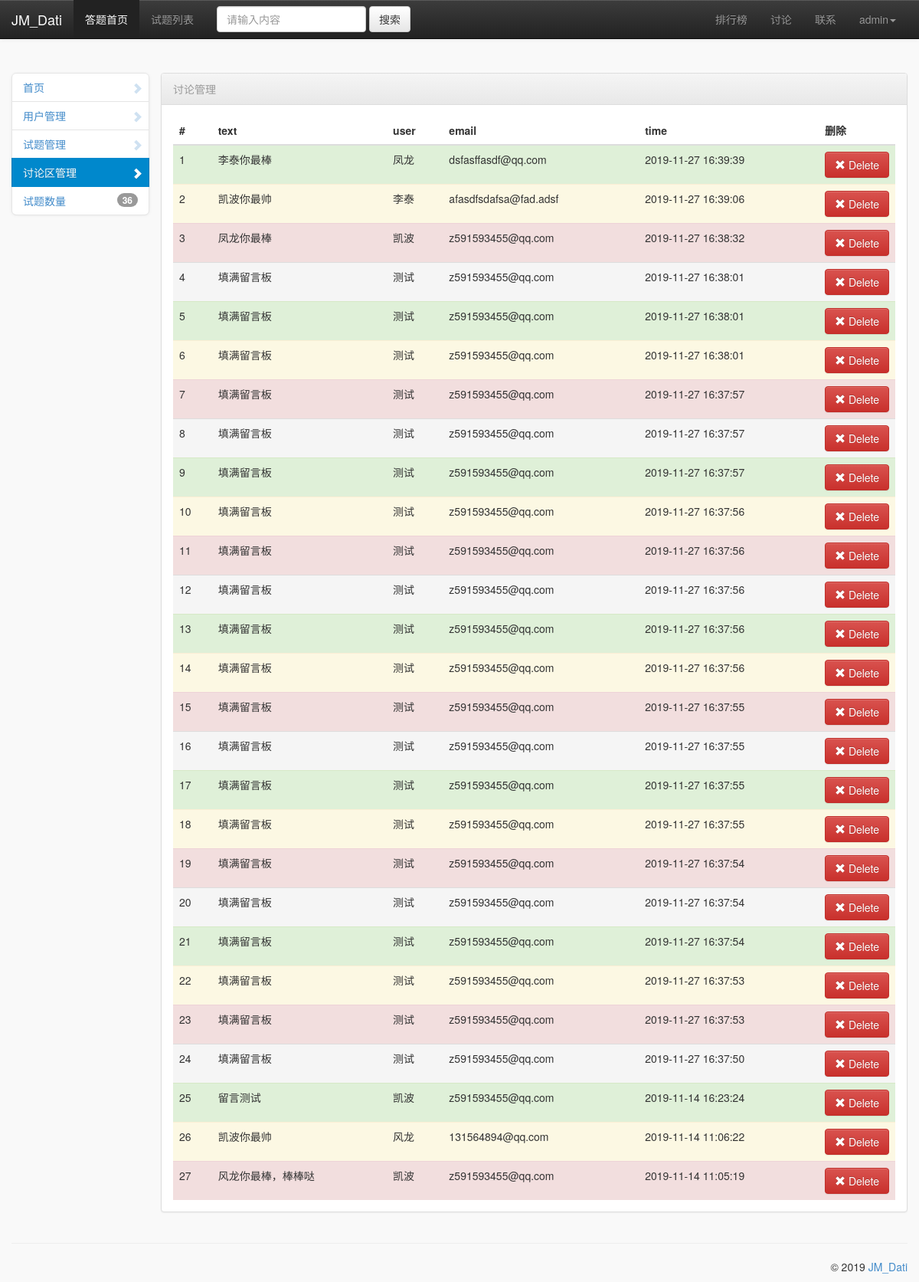
/admin/taolun.php (signed in), run on the app's committed database.
### tables this page shows
CREATE TABLE `taolun` (
  `tlid` int(10) unsigned NOT NULL AUTO_INCREMENT,
  `user` varchar(255) DEFAULT NULL,
  `text` varchar(255) DEFAULT NULL,
  `email` varchar(255) DEFAULT NULL,
  `time` datetime DEFAULT NULL,
  PRIMARY KEY (`tlid`)
);

### config.php (called while the page is built, shortened)
<?php
	$Kai_title = 'JM_Dati';
	$Kai_foot = 'JM_Dati';
	$cookie=isset($_COOKIE["user"])?$_COOKIE["user"]:NULL;
	if($cookie!=NULL){
	    $dluser=$cookie;
	}else{
	    $dluser="未登录";
	    $deng="<li><a href=\"login.php\">登录</a></li><li><a href=\"login.php\">注册</a></li>";
	}
?>

### admin/taolun.php (the view, shortened to what this page needs)
<?php
require '../config.php';
$sql="select tlid,user,text,email,time from taolun order by time desc";
$result=mysqli_query($link,$sql);
    $x=1;
    $html='';
    while ($rows=mysqli_fetch_assoc($result)) {
        if($x%4==1)$html.='<tr class="success">';
        if($x%4==2)$html.='<tr class="warning">';
        if($x%4==3)$html.='<tr class="danger">';
        if($x%4==0)$html.='<tr class="active">';
        $html.='<td>'.$x.'</td>';
        $html.='<td>'.$rows['text'].'</td>';
        $html.='<td>'.$rows['user'].'</td>';
        $html.='<td>'.$rows['email'].'</td>';
        $html.='<td>'.$rows['time'].'</td>';
        $html.='<td><a href="taolun.php?shanchu='.$rows['tlid'].'"><button class="btn btn-danger"><i class="glyphicon glyphicon-remove glyphicon-white"></i> Delete</button></a></td></tr>';
        ++$x;
    };
$sql="select count(testid) from test";
$result=mysqli_query($link,$sql);
$qqq=mysqli_fetch_array($result);
?>
<!DOCTYPE html>
<html>
    <head>
        <link href="../css/bootstrap.min.css" rel="stylesheet" media="screen">
        <link href="../css/bootstrap-theme.min.css" rel="stylesheet" media="screen">
        <link href="../css/bootstrap-admin-theme.css" rel="stylesheet" media="screen">
        <link href="../vendors/easypiechart/jquery.easy-pie-chart.css" rel="stylesheet" media="screen">
        <link href="../vendors/easypiechart/jquery.easy-pie-chart_custom.css" rel="stylesheet" media="screen">
    </head>
    <body class="bootstrap-admin-with-small-navbar">
    <nav class="navbar navbar-default navbar-inverse navbar-fixed-top " role="navigation">
    <div class="container">
        <div class="row">
          <div class="navbar-header">
            <a class="navbar-brand" href="#"><?php echo $Kai_title; ?></a>
          </div>
          <div class="collapse navbar-collapse" id="bs-example-navbar-collapse-1">
            <ul class="nav navbar-nav">
              <li class="active"><a href="../index.php">答题首页</a></li>
              <li ><a href="../stlb.php">试题列表</a></li>
            </ul>
            <form class="navbar-form navbar-left" role="search">
              <div class="form-group">
                <input type="text" class="form-control" placeholder="请输入内容">
              </div>
              <button type="submit" class="btn btn-default">搜索</button>
            </form>
            <ul class="nav navbar-nav navbar-right">
            <li ><a href="../tables.php">排行榜</a></li>
              <li><a href="../taolun.php">讨论</a></li>
              <li><a href="../about.php">联系</a></li>
              <li class="dropdown">
                <a href="#" class="dropdown-toggle" data-toggle="dropdown"><?php echo $dluser; ?><b class="caret"></b></a>
              </li>
			</ul>
		  </div>
		  </div>
		  </div>
		</nav>
        <div class="container">
            <div class="row">
                <div class="col-md-2 bootstrap-admin-col-left">
                     <ul class="nav navbar-collapse collapse bootstrap-admin-navbar-side">
                         <li>
                            <a href="index.php"><i class="glyphicon glyphicon-chevron-right"></i> 首页</a>
                        </li>
                        <li >
                            <a href="yonghu.php"><i class="glyphicon glyphicon-chevron-right"></i> 用户管理</a>
                        </li>
                        <li >
                            <a href="shiti.php"><i class="glyphicon glyphicon-chevron-right"></i> 试题管理</a>
                        </li>
                        <li class="active">
                            <a href="taolun.php"><i class="glyphicon glyphicon-chevron-right"></i> 讨论区管理</a>
                        </li>
                        <li>
                            <a href="#"><span class="badge pull-right"><?php echo $qqq[0]; ?></span> 试题数量</a>
                        </li>
                    </ul>
                </div>
                <div class="col-md-10">
                    <div class="row">
                        <div class="panel panel-default bootstrap-admin-no-table-panel">
                            <div class="panel-heading">
                                <div class="text-muted bootstrap-admin-box-title">讨论管理</div>
                            </div>
                            <div class="bootstrap-admin-panel-content">
                                <table class="table">
                                    <thead>
                                        <tr>
                                            <th>#</th>
                                            <th>text</th>
                                            <th>user</th>
                                            <th>email</th>
                                            <th>time</th>
                                            <th style="width:80px;">删除</th>
                                        </tr>
                                    </thead>
                                    <tbody>
                                            <?php echo $html; ?>
                                    </tbody>
                                </table>
                            </div>
                        </div>
                    </div>
                </div>
            </div>
            <div class="row">
                <hr>
                <footer role="contentinfo">
                    <p>&copy; 2019 <a href="#" target="_blank"><?php echo $Kai_foot; ?></a></p>
                </footer>
            </div>
        </div>
    </body>
</html>

### data on the page
taolun: text "李泰你最棒", user "凤龙", email "dsfasffasdf@qq.com", time "2019-11-27 16:39:39"
taolun: text "凯波你最帅", user "李泰", email "afasdfsdafsa@fad.adsf", time "2019-11-27 16:39:06"
taolun: text "凤龙你最棒", user "凯波", email "z591593455@qq.com", time "2019-11-27 16:38:32"
taolun: text "填满留言板", user "测试", email "z591593455@qq.com", time "2019-11-27 16:38:01"
taolun: text "填满留言板", user "测试", email "z591593455@qq.com", time "2019-11-27 16:38:01"
taolun: text "填满留言板", user "测试", email "z591593455@qq.com", time "2019-11-27 16:38:01"
taolun: text "填满留言板", user "测试", email "z591593455@qq.com", time "2019-11-27 16:37:57"
taolun: text "填满留言板", user "测试", email "z591593455@qq.com", time "2019-11-27 16:37:57"
taolun: text "填满留言板", user "测试", email "z591593455@qq.com", time "2019-11-27 16:37:57"
taolun: text "填满留言板", user "测试", email "z591593455@qq.com", time "2019-11-27 16:37:56"
taolun: text "填满留言板", user "测试", email "z591593455@qq.com", time "2019-11-27 16:37:56"
taolun: text "填满留言板", user "测试", email "z591593455@qq.com", time "2019-11-27 16:37:56"
taolun: text "填满留言板", user "测试", email "z591593455@qq.com", time "2019-11-27 16:37:56"
taolun: text "填满留言板", user "测试", email "z591593455@qq.com", time "2019-11-27 16:37:56"
taolun: text "填满留言板", user "测试", email "z591593455@qq.com", time "2019-11-27 16:37:55"
taolun: text "填满留言板", user "测试", email "z591593455@qq.com", time "2019-11-27 16:37:55"
taolun: text "填满留言板", user "测试", email "z591593455@qq.com", time "2019-11-27 16:37:55"
taolun: text "填满留言板", user "测试", email "z591593455@qq.com", time "2019-11-27 16:37:55"
taolun: text "填满留言板", user "测试", email "z591593455@qq.com", time "2019-11-27 16:37:54"
taolun: text "填满留言板", user "测试", email "z591593455@qq.com", time "2019-11-27 16:37:54"
taolun: text "填满留言板", user "测试", email "z591593455@qq.com", time "2019-11-27 16:37:54"
taolun: text "填满留言板", user "测试", email "z591593455@qq.com", time "2019-11-27 16:37:53"
taolun: text "填满留言板", user "测试", email "z591593455@qq.com", time "2019-11-27 16:37:53"
taolun: text "填满留言板", user "测试", email "z591593455@qq.com", time "2019-11-27 16:37:50"
taolun: text "留言测试", user "凯波", email "z591593455@qq.com", time "2019-11-14 16:23:24"
taolun: text "凯波你最帅", user "风龙", email "131564894@qq.com", time "2019-11-14 11:06:22"
taolun: text "风龙你最棒，棒棒哒", user "凯波", email "z591593455@qq.com", time "2019-11-14 11:05:19"

### other printed values
$Kai_title "JM_Dati"
$dluser "admin"
$qqq[0] "36"
$Kai_foot "JM_Dati"
